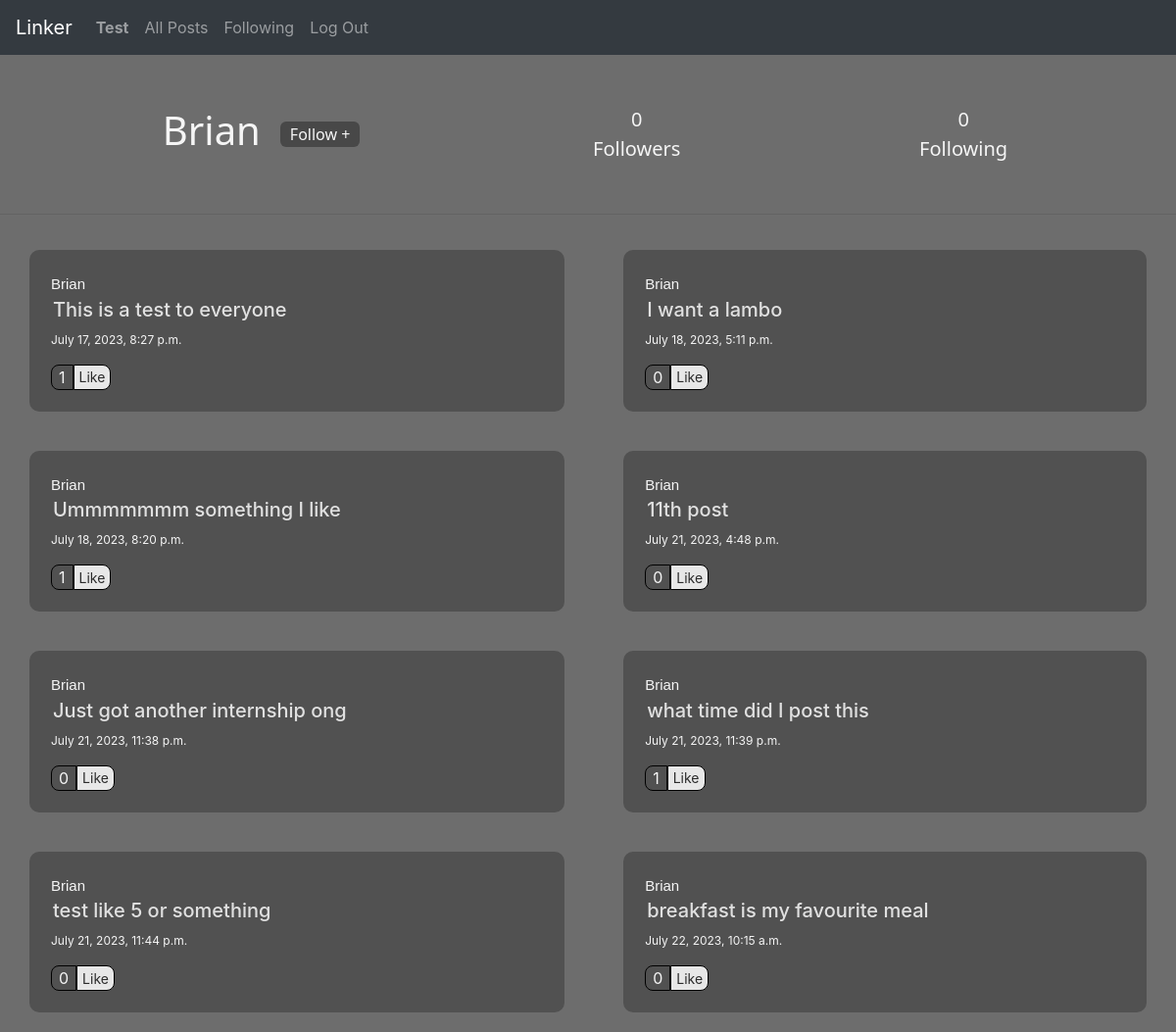
The app's page /profile/1 (signed in) with its own data.
### network/models.py (models this page shows, shortened)
class User(AbstractUser):
    pass

class Profile(models.Model):
    user = models.ForeignKey(User, on_delete=models.CASCADE)
    followers = models.ManyToManyField(User, related_name="followers", blank=True)
    following = models.ManyToManyField(User, related_name="following", blank=True)

class Post(models.Model):
    creator = models.ForeignKey(User, on_delete=models.CASCADE)
    content = models.CharField(max_length=60*200)
    likes = models.ManyToManyField(Profile, related_name="likes", blank=True)
    timestamp = models.DateTimeField(default=timezone.now)

### network/views.py (the view)
# urls.py: path("profile/<int:user_id>", views.profile, name="profile"),
@login_required
def profile(request, user_id):
    viewing_user = User.objects.get(id=user_id)
    profile_info = Profile.objects.get(user=viewing_user)
    myProfile = Profile.objects.get(user = request.user)
    posts = Post.objects.filter(creator=viewing_user)
    if( myProfile.following.filter(id=viewing_user.id).exists()):
        following =True
    else:
        following =False
    return render(request, "network/profile.html", {
        "profile": profile_info,
        "posts": posts,
        "following": following
    })

### network/templates/network/profile.html (shortened to what this page needs)
{% extends "network/layout.html" %}
{% load static %}
{% block body %}
    <div id="prof-header">
        <div class="section">
            <h1>{{ profile.user.username }}</h1>
            {% if user !=  profile.user and not following %}
            <button class="follow-btn" onclick="follow()" id="not-following"> Follow +</button>
            {% endif %}
        </div>
        <div class="section">
            <button id="followers">
                <div class="followers_count"> {{profile.followers.count}} </div>
                <div> Followers</div>
            </button>
        </div>
        <div class="section">
            <button id="followers">
                <div> {{profile.following.count}} </div>
                <div> Following </div>
            </button>
        </div>
        </div>
    </div>
    <hr>
    {% if user !=  profile.user%}
    <div id="Prof-posts">
        {% for post in posts%}
        <div class="section" id="{{post.id}}">
            <div class="post_item">
                <a>{{post.creator}}</a>
            </div>
            <div class="post_data">
                <h6 class="postedContent">{{post.content}}</h6>
                <p>{{post.timestamp}}</p>
            </div>
            <div class="like_item">
                <h7 class="num-likes" id="4">{{post.likes.count}}</h7>
                <button class="like-btn" onclick="handle_like({post_id: '{{post.id}}'})">Like</button>
            </div>
        </div>
        {% endfor %}
    </div>
    {% endif %}
{% endblock %}

### network/templates/network/layout.html (shortened to what this page needs)
{% load static %}
<!DOCTYPE html>
<html lang="en">
    <head>
        <link rel="stylesheet" href="https://stackpath.bootstrapcdn.com/bootstrap/4.4.1/css/bootstrap.min.css">
        <link href="{% static 'network/styles.css' %}" rel="stylesheet">
    </head>
    <body>
        <nav class="navbar navbar-expand-lg navbar-dark bg-dark">
            <a class="navbar-brand" href="#">Linker</a>
            <div>
              <ul class="navbar-nav mr-auto">
                {% if user.is_authenticated %}
                    <li class="nav-item">
                        <a class="nav-link" href="{% url 'profile' user.id %}"><strong>{{ user.username }}</strong></a>
                    </li>
                {% endif %}
                <li class="nav-item">
                  <a class="nav-link" href="{% url 'index' %}">All Posts</a>
                </li>
                {% if user.is_authenticated %}
                    <li class="nav-item">
                        <a class="nav-link" href="{% url 'following' %}">Following</a>
                    </li>
                    <li class="nav-item">
                        <a class="nav-link" href="{% url 'logout' %}">Log Out</a>
                    </li>
                {% endif %}
              </ul>
            </div>
          </nav>
        <div class="body">
            {% block body %}
            {% endblock %}
    </body>
</html>

### network/static/network/styles.css (style rules this page uses)
body { background-color: #6d6d6d; }
.body { margin-bottom: 40px; }
#posts .section, #Prof-posts .section { display: grid; padding: 20px; border: 2px solid transparent; background-color: #515151; color: whitesmoke; border-radius: 10px; margin: 20px; margin-inline: 30px; }
#posts .postedContent, #Prof-posts .postedContent { background-color: transparent; border: 2px solid transparent; width: 100%; text-align: left; color: rgb(224, 224, 224); padding: auto; font-size: 20px; height: fit-content; }
#posts p, #Prof-posts p { background-color: transparent; border: none; font-size: 12px; color: whitesmoke; }
#posts .post_item a, #Prof-posts .post_item a { border: none; font-family: 'Lucida Sans', 'Lucida Sans Regular', 'Lucida Grande', 'Lucida Sans Unicode', Geneva, Verdana, sans-serif; font-weight: 800px; font-size: 15px; color: rgb(245, 245, 245); }
.section .like-btn { background-color: #e7e7e7; border-radius: 8px; color: rgb(43, 43, 43); width: fit-content; font-size: 14px; border: 1px solid black; border-top-left-radius: 0; border-bottom-left-radius: 0; cursor: pointer; padding-inline: 5px; }
.section .like_item { display: flex; }
.section .num-likes { border: 1px solid black; padding-inline: 7px; font-size: 16px; border-top-left-radius: 8px; border-bottom-left-radius: 8px; }
#Prof-posts { display: grid; grid-template-columns: auto auto; }
#prof-header { display: grid; margin: 50px; grid-template-columns: auto auto auto; }
#prof-header .section { display: flex; align-items: center; justify-content: center; }
#prof-header h1 { color: whitesmoke; font-family:system-ui, -apple-system, BlinkMacSystemFont, 'Segoe UI', Roboto, Oxygen, Ubuntu, Cantarell, 'Open Sans', 'Helvetica Neue', sans-serif; }
#prof-header button { font-family:system-ui, -apple-system, BlinkMacSystemFont, 'Segoe UI', Roboto, Oxygen, Ubuntu, Cantarell, 'Open Sans', 'Helvetica Neue', sans-serif; color: whitesmoke; font-size: 20px; font-weight: 500; background-color: transparent; border: transparent; }
#prof-header #not-following { margin-left: 20px; background-color: rgb(72, 72, 72); border-radius: 6px; padding-inline: 10px; font-size: 16px; }

### records on screen
User: username "Test"
Profile: user.username "Brian", followers.count "0", following.count "0"
Post: creator "Brian", content "This is a test to everyone", timestamp "July 17, 2023, 8:27 p.m.", likes.count "1"
Post: creator "Brian", content "I want a lambo", timestamp "July 18, 2023, 5:11 p.m.", likes.count "0"
Post: creator "Brian", content "Ummmmmmm something I like", timestamp "July 18, 2023, 8:20 p.m.", likes.count "1"
Post: creator "Brian", content "11th post", timestamp "July 21, 2023, 4:48 p.m.", likes.count "0"
Post: creator "Brian", content "Just got another internship ong", timestamp "July 21, 2023, 11:38 p.m.", likes.count "0"
Post: creator "Brian", content "what time did I post this", timestamp "July 21, 2023, 11:39 p.m.", likes.count "1"
Post: creator "Brian", content "test like 5 or something", timestamp "July 21, 2023, 11:44 p.m.", likes.count "0"
Post: creator "Brian", content "breakfast is my favourite meal", timestamp "July 22, 2023, 10:15 a.m.", likes.count "0"
